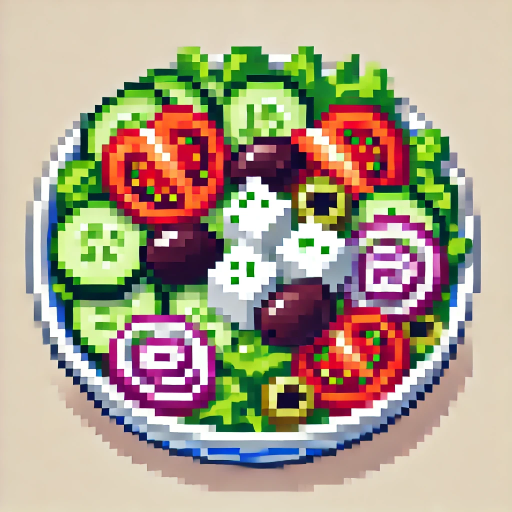
#> input picture imhungry game assets/pil_script/greek_salad.webp, 1024 x 1024 px, found by its file name (shown at 1/2 size)
$ python change_image_to_pixelated.py
#> lines starting #> are read from the running program, lines starting #| are printed output that depends on the picture
from PIL import Image

# Load the image
image_path = "D:\\Users\\SenpaiOrigin\\Downloads\\pil script\\greek_salad.webp"
img = Image.open(image_path)
#> img is the input picture: PIL image 1024x1024 RGB; mean R, G, B 174.1, 161.2, 140.2

# Resize the image to make it smaller
smaller_img = img.resize((96, 96), Image.Resampling.NEAREST)
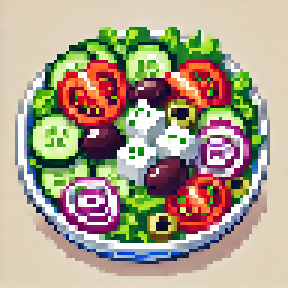
#> smaller_img: PIL image 96x96 RGB (shown 3 times larger); mean R, G, B 173.9, 161.1, 140

# Save the resized image
smaller_img_path = "D:\\Users\\SenpaiOrigin\\Downloads\\pil script\\greek_salad_96.png"
smaller_img.save(smaller_img_path)
